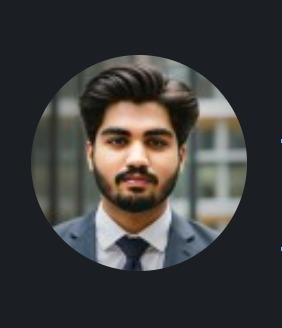
#> input picture HamzaCR.jpeg, 282 x 328 px
$ jupyter execute index.ipynb   (older library calls are emulated)
#> lines starting #> are read from the running program, lines starting #| are printed output that depends on the picture; after the words box and inside, x2 and y2 are one past the last pixel; in counts of white or black regions, pixels touching at a corner belong together
Initialization

[cell 1]
import cv2

pyaraCR = cv2.imread('HamzaCR.jpeg',cv2.IMREAD_GRAYSCALE)
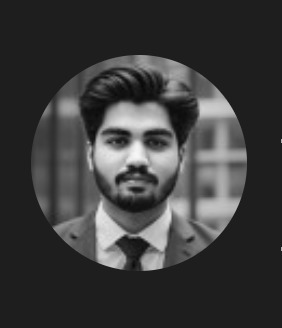
#> pyaraCR: shape (328, 282); min 6, max 247, mean 60.2

def showImage(title,img):
    cv2.imshow(title, img)
    cv2.waitKey(0)
    cv2.destroyAllWindows()

showImage('Chad CR',pyaraCR)

Histogram Equalization: Code to equalize the histogram of a grayscale image.

[cell 2]
histogramEqualizedImage = cv2.equalizeHist(pyaraCR)
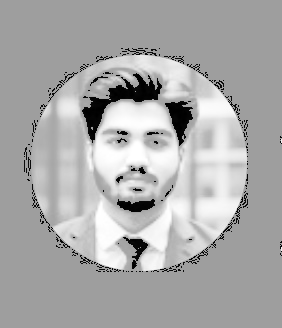
#> histogramEqualizedImage: shape (328, 282); min 0, max 255, mean 169.9
showImage('Histogram Equalized CR',histogramEqualizedImage)

Erosion and Dilation: Implement erosion and dilation using a structuring element.

Erosion

[cell 3]
import numpy as np

kernel = np.ones((3, 3), np.uint8)

# kernel = [[1, 1, 1],
#           [1, 1, 1],
#           [1, 1, 1]]

erodedImage = cv2.erode(pyaraCR,kernel=kernel,iterations=1)
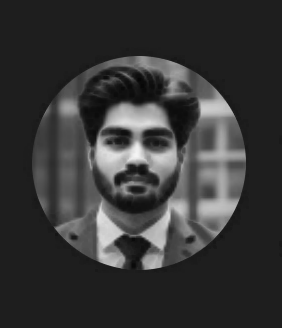
#> erodedImage: shape (328, 282); min 6, max 244, mean 55.2
showImage('Eroded CR',erodedImage)

Dilation

[cell 4]
dilationImage = cv2.dilate(pyaraCR,kernel=kernel,iterations=1)
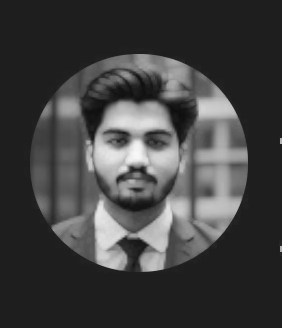
#> dilationImage: shape (328, 282); min 14, max 247, mean 65.2
showImage('Dilated CR',erodedImage)

Opening and Closing: Implement morphological opening and closing.

Opening

[cell 5]
openingImage = cv2.morphologyEx(pyaraCR,cv2.MORPH_OPEN,kernel)
showImage('Opening CR',openingImage)

Closing

[cell 6]
closingImage = cv2.morphologyEx(pyaraCR,cv2.MORPH_CLOSE,kernel)
showImage('Closing CR',closingImage)

Edge Detection: Write code for edge detection using both the Sobel and Canny methods.

Sobel

[cell 7]
sobelX = cv2.Sobel(pyaraCR, cv2.CV_64F,1,0,ksize=5)
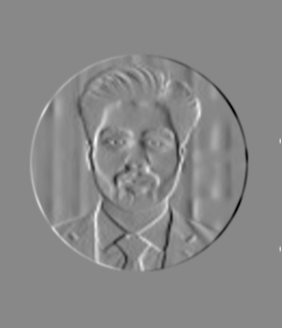
#> sobelX: shape (328, 282) float64; min -6996, max 6083, mean 0.6; drawn with min black and max white
sobelY = cv2.Sobel(pyaraCR, cv2.CV_64F,1,1,ksize=5)
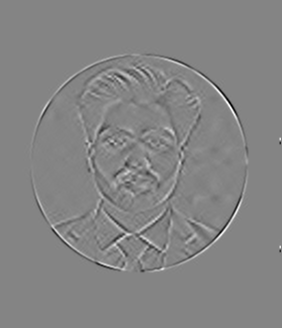
#> sobelY: shape (328, 282) float64; min -1185, max 1093, mean 0; drawn with min black and max white
sobelXY = cv2.magnitude(sobelX,sobelY)
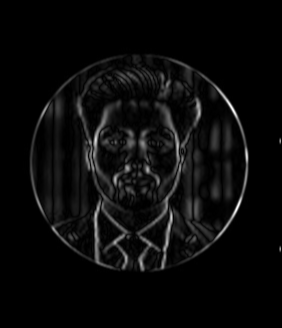
#> sobelXY: shape (328, 282) float64; min 0, max 6998.2, mean 295; drawn with min black and max white

showImage('Sobel CR',sobelXY)
#> in showImage (call 7), `cv2.imshow(title, img)`:
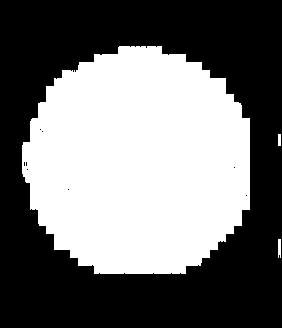
#> window 'Sobel CR': shape (328, 282); 45.1% white; 3 white regions, box (x1, y1, x2, y2) and area: (22, 46, 250, 274) 41635, (278, 239, 281, 258) 54, (278, 134, 281, 146) 36
